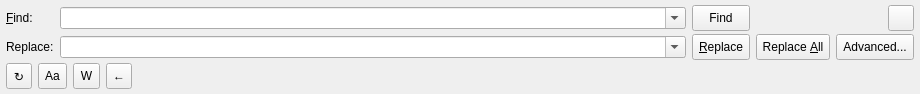
<?xml version="1.0" encoding="UTF-8"?>
<ui version="4.0">
 <class>FindReplaceWidget</class>
 <widget class="QWidget" name="FindReplaceWidget">
  <property name="geometry">
   <rect>
    <x>0</x>
    <y>0</y>
    <width>920</width>
    <height>94</height>
   </rect>
  </property>
  <property name="sizePolicy">
   <sizepolicy hsizetype="Preferred" vsizetype="Preferred">
    <horstretch>0</horstretch>
    <verstretch>0</verstretch>
   </sizepolicy>
  </property>
  <property name="minimumSize">
   <size>
    <width>0</width>
    <height>0</height>
   </size>
  </property>
  <property name="maximumSize">
   <size>
    <width>16777215</width>
    <height>16777215</height>
   </size>
  </property>
  <property name="windowTitle">
   <string>Find/Replace</string>
  </property>
  <property name="sizeGripEnabled" stdset="0">
   <bool>true</bool>
  </property>
  <layout class="QVBoxLayout" name="verticalLayout_3" stretch="3,1">
   <property name="spacing">
    <number>2</number>
   </property>
   <property name="sizeConstraint">
    <enum>QLayout::SetDefaultConstraint</enum>
   </property>
   <property name="leftMargin">
    <number>0</number>
   </property>
   <property name="topMargin">
    <number>4</number>
   </property>
   <property name="rightMargin">
    <number>0</number>
   </property>
   <property name="bottomMargin">
    <number>2</number>
   </property>
   <item>
    <layout class="QGridLayout" name="gridLayout">
     <property name="leftMargin">
      <number>6</number>
     </property>
     <property name="rightMargin">
      <number>6</number>
     </property>
     <property name="horizontalSpacing">
      <number>6</number>
     </property>
     <property name="verticalSpacing">
      <number>3</number>
     </property>
      <item row="1" column="2">
       <widget class="QToolButton" name="buttonReplace">
        <property name="sizePolicy">
         <sizepolicy hsizetype="Minimum" vsizetype="Fixed">
          <horstretch>0</horstretch>
          <verstretch>0</verstretch>
         </sizepolicy>
        </property>
        <property name="minimumSize">
         <size>
          <width>0</width>
          <height>26</height>
         </size>
        </property>
        <property name="maximumSize">
         <size>
          <width>16777215</width>
          <height>26</height>
         </size>
        </property>
        <property name="toolButtonStyle">
         <enum>Qt::ToolButtonStyle::ToolButtonTextOnly</enum>
        </property>
        <property name="text">
         <string>&amp;Replace</string>
        </property>
       </widget>
      </item>
      <item row="1" column="3">
       <widget class="QToolButton" name="buttonReplaceAll">
        <property name="sizePolicy">
         <sizepolicy hsizetype="Minimum" vsizetype="Fixed">
          <horstretch>0</horstretch>
          <verstretch>0</verstretch>
         </sizepolicy>
        </property>
        <property name="minimumSize">
         <size>
          <width>0</width>
          <height>26</height>
         </size>
        </property>
        <property name="maximumSize">
         <size>
          <width>16777215</width>
          <height>26</height>
         </size>
        </property>
        <property name="toolButtonStyle">
         <enum>Qt::ToolButtonStyle::ToolButtonTextOnly</enum>
        </property>
        <property name="text">
         <string>Replace &amp;All</string>
        </property>
       </widget>
      </item>
      <item row="1" column="4">
       <widget class="QToolButton" name="buttonAdvanced">
        <property name="sizePolicy">
         <sizepolicy hsizetype="Minimum" vsizetype="Fixed">
          <horstretch>0</horstretch>
          <verstretch>0</verstretch>
         </sizepolicy>
        </property>
        <property name="minimumSize">
         <size>
          <width>0</width>
          <height>26</height>
         </size>
        </property>
        <property name="maximumSize">
         <size>
          <width>16777215</width>
          <height>26</height>
         </size>
        </property>
        <property name="toolButtonStyle">
         <enum>Qt::ToolButtonStyle::ToolButtonTextOnly</enum>
        </property>
        <property name="text">
         <string>Advanced...</string>
        </property>
       </widget>
      </item>
     <item row="0" column="1">
      <widget class="QComboBox" name="comboFind">
       <property name="sizePolicy">
        <sizepolicy hsizetype="MinimumExpanding" vsizetype="Fixed">
         <horstretch>0</horstretch>
         <verstretch>0</verstretch>
        </sizepolicy>
       </property>
       <property name="editable">
        <bool>true</bool>
       </property>
       <property name="maxCount">
        <number>10</number>
       </property>
       <property name="insertPolicy">
        <enum>QComboBox::NoInsert</enum>
       </property>
      </widget>
     </item>
      <item row="0" column="2">
       <widget class="QToolButton" name="buttonFind">
        <property name="sizePolicy">
         <sizepolicy hsizetype="Minimum" vsizetype="Fixed">
          <horstretch>0</horstretch>
          <verstretch>0</verstretch>
         </sizepolicy>
        </property>
        <property name="minimumSize">
         <size>
          <width>0</width>
          <height>26</height>
         </size>
        </property>
        <property name="maximumSize">
         <size>
          <width>16777215</width>
          <height>26</height>
         </size>
        </property>
        <property name="toolButtonStyle">
         <enum>Qt::ToolButtonStyle::ToolButtonTextOnly</enum>
        </property>
        <property name="text">
         <string>Find</string>
        </property>
       </widget>
      </item>
     <item row="1" column="0">
      <widget class="QLabel" name="labelReplaceWith">
       <property name="enabled">
        <bool>true</bool>
       </property>
       <property name="sizePolicy">
        <sizepolicy hsizetype="Preferred" vsizetype="Minimum">
         <horstretch>0</horstretch>
         <verstretch>0</verstretch>
        </sizepolicy>
       </property>
       <property name="minimumSize">
        <size>
         <width>0</width>
         <height>0</height>
        </size>
       </property>
       <property name="maximumSize">
        <size>
         <width>16777215</width>
         <height>16777215</height>
        </size>
       </property>
       <property name="text">
        <string>Replace:</string>
       </property>
      </widget>
     </item>
     <item row="0" column="0">
      <widget class="QLabel" name="label">
       <property name="sizePolicy">
        <sizepolicy hsizetype="Preferred" vsizetype="Minimum">
         <horstretch>0</horstretch>
         <verstretch>0</verstretch>
        </sizepolicy>
       </property>
       <property name="minimumSize">
        <size>
         <width>0</width>
         <height>0</height>
        </size>
       </property>
       <property name="maximumSize">
        <size>
         <width>16777215</width>
         <height>16777215</height>
        </size>
       </property>
       <property name="text">
        <string>&amp;Find:</string>
       </property>
       <property name="buddy">
        <cstring>comboFind</cstring>
       </property>
      </widget>
     </item>
     <item row="1" column="1">
      <widget class="QComboBox" name="comboReplace">
       <property name="sizePolicy">
        <sizepolicy hsizetype="MinimumExpanding" vsizetype="Fixed">
         <horstretch>0</horstretch>
         <verstretch>0</verstretch>
        </sizepolicy>
       </property>
       <property name="editable">
        <bool>true</bool>
       </property>
       <property name="maxCount">
        <number>10</number>
       </property>
       <property name="insertPolicy">
        <enum>QComboBox::NoInsert</enum>
       </property>
      </widget>
     </item>
      <item row="0" column="4" alignment="Qt::AlignRight">
       <widget class="QToolButton" name="buttonClose">
        <property name="sizePolicy">
         <sizepolicy hsizetype="Fixed" vsizetype="Fixed">
          <horstretch>0</horstretch>
          <verstretch>0</verstretch>
         </sizepolicy>
        </property>
        <property name="minimumSize">
         <size>
          <width>26</width>
          <height>26</height>
         </size>
        </property>
        <property name="maximumSize">
         <size>
          <width>26</width>
          <height>26</height>
         </size>
        </property>
        <property name="text">
         <string/>
        </property>
       </widget>
      </item>
    </layout>
   </item>
   <item>
    <layout class="QHBoxLayout" name="horizontalLayout">
     <property name="spacing">
      <number>6</number>
     </property>
     <property name="leftMargin">
      <number>6</number>
     </property>
     <property name="rightMargin">
      <number>6</number>
     </property>
     <item>
      <widget class="QToolButton" name="buttonWrapAround">
       <property name="minimumSize">
        <size>
         <width>26</width>
         <height>26</height>
        </size>
       </property>
       <property name="checkable">
        <bool>true</bool>
       </property>
       <property name="text">
        <string>↻</string>
       </property>
      </widget>
     </item>
     <item>
      <widget class="QToolButton" name="buttonMatchCase">
       <property name="minimumSize">
        <size>
         <width>26</width>
         <height>26</height>
        </size>
       </property>
       <property name="checkable">
        <bool>true</bool>
       </property>
       <property name="text">
        <string>Aa</string>
       </property>
      </widget>
     </item>
     <item>
      <widget class="QToolButton" name="buttonMatchWholeWord">
       <property name="minimumSize">
        <size>
         <width>26</width>
         <height>26</height>
        </size>
       </property>
       <property name="checkable">
        <bool>true</bool>
       </property>
       <property name="text">
        <string>W</string>
       </property>
      </widget>
     </item>
     <item>
      <widget class="QToolButton" name="buttonBackwardsDirection">
       <property name="minimumSize">
        <size>
         <width>26</width>
         <height>26</height>
        </size>
       </property>
       <property name="checkable">
        <bool>true</bool>
       </property>
       <property name="text">
        <string>←</string>
       </property>
      </widget>
     </item>
     <item>
      <spacer name="horizontalSpacer">
       <property name="orientation">
        <enum>Qt::Horizontal</enum>
       </property>
       <property name="sizeHint" stdset="0">
        <size>
         <width>40</width>
         <height>20</height>
        </size>
       </property>
      </spacer>
     </item>
    </layout>
   </item>
  </layout>
 </widget>
 <resources/>
 <connections>
  <connection>
   <sender>buttonClose</sender>
   <signal>clicked()</signal>
   <receiver>FindReplaceWidget</receiver>
   <slot>close()</slot>
   <hints>
    <hint type="sourcelabel">
     <x>848</x>
     <y>15</y>
    </hint>
    <hint type="destinationlabel">
     <x>459</x>
     <y>48</y>
    </hint>
   </hints>
  </connection>
 </connections>
</ui>
